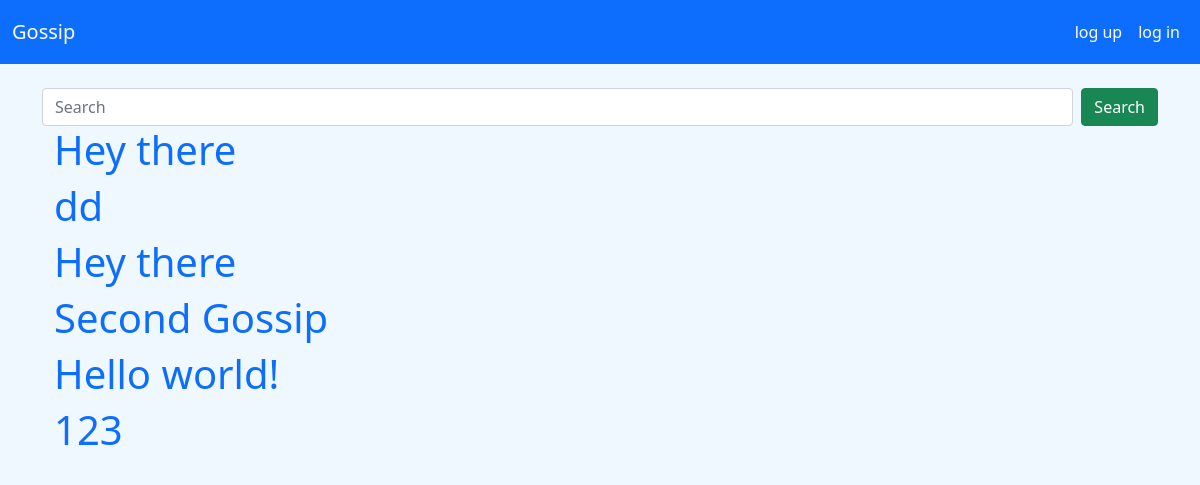
The page /find_news on the database as committed earlier.
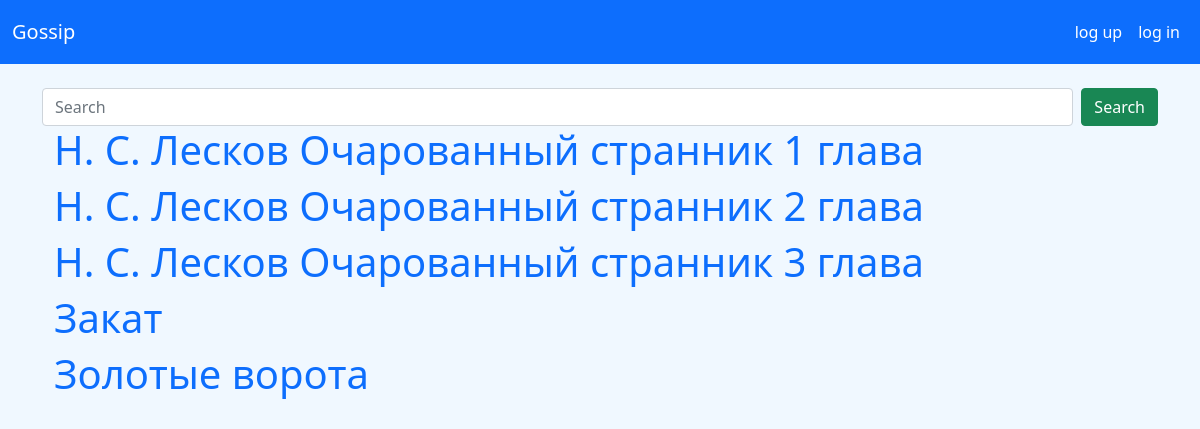
The same page on the database as committed later.
### data/new.py (models this page shows)
class News(SqlAlchemyBase, UserMixin, SerializerMixin):
    __tablename__ = 'news'
    id = sa.Column(sa.Integer, primary_key=True, autoincrement=True)
    title = sa.Column(sa.String, nullable=True)
    content = sa.Column(sa.String, nullable=True)
    date = datetime.date.today().ctime().split()
    date = date[2] + ' ' + date[1] + ' ' + date[-1]
    created_date = sa.Column(sa.String, default=date)
    views = sa.Column(sa.Integer, default=0)
    user_id = sa.Column(sa.Integer, sa.ForeignKey("users.id"))
    user = orm.relation('User')

### find_news.py (the view, shortened to what this page needs)
@find_news_blueprint.route('/find_news', methods=['GET', 'POST'])
def find_news():
    ses = db_session.create_sessin()
    if request.method == 'GET':
        news = ses.query(News).all()
        return render_template('find_news.html', title='Find news', news=news)

### data/db_session.py (called while the page is built)
def create_sessin() -> Session:
    global __factory
    return __factory()

### templates/find_news.html (shortened to what this page needs)
{% extends "base.html" %}
{% block content %}
<div class="container">
  <form action="" method="post" class="d-flex">
    <input class="form-control me-2" type="search" placeholder="Search" aria-label="Search" name="req" value="{{ value }}">
    <button class="btn btn-success" type="submit" >Search</button>
  </form>
  {% for new in news %}
  <div class="container">
    <h1><a href="/new/{{ new.id }}">{{ new.title }}</a></h1>
  </div>
  {% endfor %}
</div>
{% endblock %}

Rows that differ between the two databases and show on the page:
removed News: title "Hey there"
removed News: title "Hey there"
removed News: title "Second Gossip"
removed News: title "Hello world!"
removed News: title "123"
added News: title "Н. С. Лесков Очарованный странник 1 глава"
changed News: title "dd" → "Н. С. Лесков Очарованный странник 2 глава"
added News: title "Н. С. Лесков Очарованный странник 3 глава"
added News: title "Закат"
added News: title "Золотые ворота"
